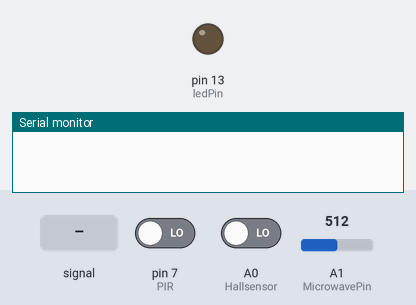
This sketch was run on a simulated Arduino Uno, built with avr-gcc and run on an emulated ATmega328P. On the bench: output pins drawn as LEDs (lit = HIGH), the last lines printed to the serial monitor. Dashed ring = blinking. Inputs (shaded band) come from the test bench; at power-on: A1 (MicrowavePin) = 512, pin 7 (PIR) LOW, A0 (Hallsensor) LOW. Random numbers use the default seed unless the sketch sets one.

Above: at 1.9 s.
2.0 s: A1 (MicrowavePin) fed a 200 Hz sine of ±255 counts around its level
At 4.9 s:
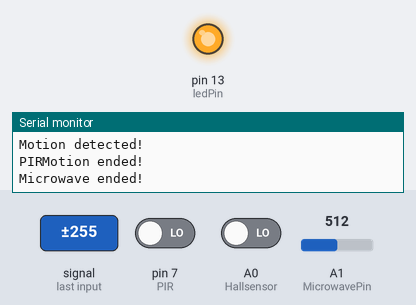
5.0 s: A1 (MicrowavePin) set to 650
6.5 s: A1 (MicrowavePin) fed a 1000 Hz sine of ±255 counts around its level
9.5 s: A1 (MicrowavePin) fed a 2 Hz sine of ±306 counts around its level
At 10.12 s:
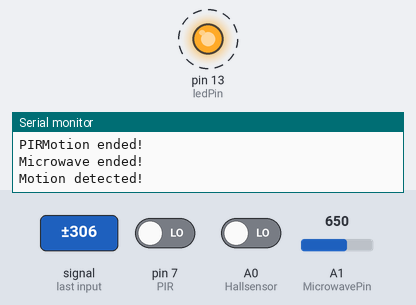
12.5 s: pin 7 (PIR) driven HIGH
14.0 s: pin 7 (PIR) driven LOW
At 14.62 s:
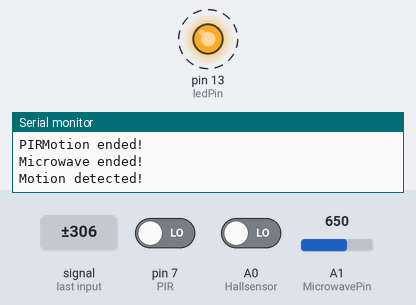
Timing chart, 0 to 18.0 s (numbered marks = the images above; inputs shaded):
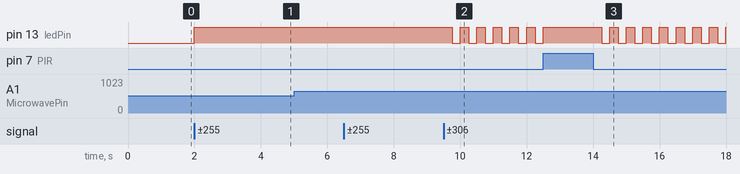

Measured:
- after the input at 2.0 s, pin 13 (ledPin): LOW → HIGH at once
- after the input at 9.5 s, pin 13 (ledPin): alternates HIGH for 0.25 s and LOW for 0.25 s, starting after 0.25 s
- after the input at 12.5 s, every drawn part: stays the same
- after the input at 14.0 s, pin 13 (ledPin): alternates HIGH for 0.25 s and LOW for 0.25 s, starting after 0.25 s

The sketch:

SerialMp3.ino
```cpp
#include <AltSoftSerial.h>

//MP3
#define ARDUINO_RX 8  // should connect to TX of the Serial MP3 Player module
#define ARDUINO_TX 9  // connect to RX of the module
AltSoftSerial mySerial(ARDUINO_RX, ARDUINO_TX);

static int8_t Send_buf[8] = {0};
int16_t soundTrack[6] = {0X1E01,0X1E03,0X1E05,0X1E06,0X1E07,0X1E08};//soundTrack:0X1E01:the first song
int volume = 30;

#define CMD_PLAY_NEXT    0x01
#define CMD_PLAY_PREV   0x02
#define CMD_PLAY_W_INDEX  0x03
#define CMD_SET_VOLUME    0x06
#define CMD_SEL_DEV     0x09
#define CMD_PLAY_W_VOL    0x22
#define CMD_PLAY      0x0D
#define CMD_PAUSE     0x0E
#define CMD_SINGLE_CYCLE  0x19
#define DEV_TF        0x02
#define SINGLE_CYCLE_ON   0x00
#define SINGLE_CYCLE_OFF  0x01

//PIR Sensor
int PIR = 7;
int pirState = LOW;
int detected = 0;

//microwave radar sensor
int MicrowavePin = A1;
int MicrowaveRead = 0;
int MicrowaveState = LOW;

//Hall Sensor
int Hallsensor = A0;
int Hallread = 0;


//LED to show the detection
int ledPin = 13;
void setup() {
  // put your setup code here, to run once:
  mySerial.begin(9600);//begin mySerial mp3;
  Serial.begin(9600);
  delay(500);//Wait chip initialization is complete
  sendCommand(CMD_SEL_DEV, DEV_TF);//select the TF card
  delay(200);//wait for 200ms
//  sendCommand(CMD_PLAY_W_VOL, 0X1E01);//play the first song with volume 30 class

  pinMode(PIR,INPUT);// declare PIR sensor as input
  pinMode(ledPin, OUTPUT);// declare LED as output
  pinMode(Hallsensor,INPUT);// declare hall sensor as input
  pinMode(MicrowavePin,INPUT);// declare microwave radar sensor as input
}

void loop() {
  // put your main code here, to run repeatedly:

  MicrowaveRead = analogRead(MicrowavePin);
//  Serial.println(MicrowaveRead);

  detected = digitalRead(PIR);
  if(detected == HIGH || MicrowaveRead > 640){
      digitalWrite(ledPin, HIGH);  // turn LED ON
      if(pirState == LOW || MicrowaveState == LOW){
          Serial.println("Motion detected!");
          sendCommand(CMD_SET_VOLUME, volume);
          sendCommand(CMD_PLAY_W_VOL, soundTrack[random(6)]);//play a song randomly
          pirState = HIGH;
          MicrowaveState = HIGH;
        }
    }else{
          digitalWrite(ledPin, LOW); // turn LED OFF
          if(pirState == HIGH){
//              sendCommand(CMD_PAUSE, 0x0000);
              Serial.println("PIRMotion ended!");
              pirState = LOW;
            }
          if(MicrowaveState == HIGH){
              MicrowaveState = LOW;
              Serial.println("Microwave ended!");
            }
          }

     Hallread = digitalRead(Hallsensor);
//     Serial.println(Hallread);

}

void sendCommand(int8_t command, int16_t dat)
{
  delay(20);
  Send_buf[0] = 0x7e; // starting byte
  Send_buf[1] = 0xff; // version
  Send_buf[2] = 0x06; // the number of bytes of the command without starting byte and ending byte
  Send_buf[3] = command;  //
  Send_buf[4] = 0x00;    // 0x00 = no feedback, 0x01 = feedback
  Send_buf[5] = (int8_t)(dat >> 8); // datah
  Send_buf[6] = (int8_t)(dat);      // datal
  Send_buf[7] = 0xef; // ending byte
  for(uint8_t i=0; i<8; i++)
  {
    mySerial.write(Send_buf[i]) ;
  }
}
```
